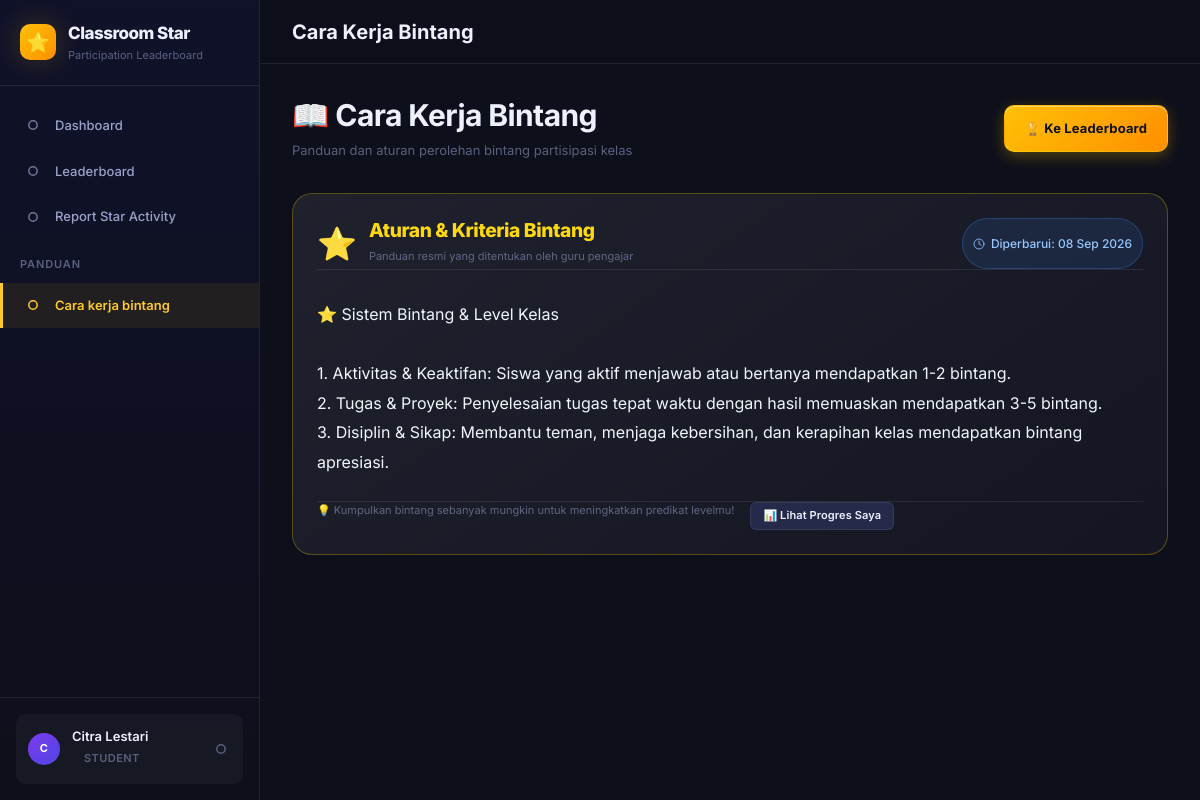
Page /student/rules.php (signed in) on the committed database.
### tables this page shows
CREATE TABLE `settings` (
  `key`        VARCHAR(100) NOT NULL PRIMARY KEY,
  `value`      TEXT NOT NULL,
  `label`      VARCHAR(150) NULL,
  `updated_at` TIMESTAMP NOT NULL DEFAULT CURRENT_TIMESTAMP ON UPDATE CURRENT_TIMESTAMP
);

### app/bootstrap.php (called while the page is built, shortened)
<?php
spl_autoload_register(function (string $class): void {
    $searchDirs = [
        APP_ROOT . '/core/',
        APP_ROOT . '/models/',
        APP_ROOT . '/helpers/',
    ];
    foreach ($searchDirs as $dir) {
        $file = $dir . $class . '.php';
        if (file_exists($file)) {
            return;
        }
    }
});

### app/config/database.php (called while the page is built)
<?php
return [
    'host'     => 'localhost',
    'port'     => 3306,
    'dbname'   => 'classroom_star',
    'username' => 'root',
    'password' => '',
    'charset'  => 'utf8mb4',
    'options'  => [
        PDO::ATTR_ERRMODE            => PDO::ERRMODE_EXCEPTION,
        PDO::ATTR_DEFAULT_FETCH_MODE => PDO::FETCH_ASSOC,
        PDO::ATTR_EMULATE_PREPARES   => false,
    ],
];

### app/core/Database.php (called while the page is built, shortened)
<?php
class Database
{
    private static ?PDO $instance = null;
    public static function getInstance(): PDO
    {
        if (self::$instance === null) {
            $config = require dirname(__DIR__) . '/config/database.php';
            $dsn = sprintf(
                'mysql:host=%s;port=%d;dbname=%s;charset=%s',
                $config['host'],
                $config['port'],
                $config['dbname'],
                $config['charset']
            );
            try {
                self::$instance = new PDO($dsn, $config['username'], $config['password'], $config['options']);
            } catch (PDOException $e) {
                $appConfig = require dirname(__DIR__) . '/config/app.php';
                if ($appConfig['env'] === 'development') {
                    die(json_encode(['success' => false, 'message' => 'Database connection failed: ' . $e->getMessage()]));
                } else {
                    die(json_encode(['success' => false, 'message' => 'Service unavailable. Please try again later.']));
                }
            }
        }
        return self::$instance;
    }
    public static function queryOne(string $sql, array $params = []): array|false
    {
        $stmt = self::getInstance()->prepare($sql);
        $stmt->execute($params);
        return $stmt->fetch();
    }
}

### public/student/rules.php (the view, shortened to what this page needs)
<?php
require_once dirname(__DIR__, 2) . '/app/bootstrap.php';
$setting = Database::queryOne("SELECT value, updated_at FROM settings WHERE `key` = 'star_rules'");
$rulesText = $setting['value'] ?? '';
$lastUpdated = $setting['updated_at'] ?? null;
include dirname(__DIR__, 2) . '/app/views/layout/header.php';
?>
<div class="page-header page-header-row">
    <div>
        <h1>📖 Cara Kerja Bintang</h1>
        <p>Panduan dan aturan perolehan bintang partisipasi kelas</p>
    </div>
    <div class="flex gap-3">
        <a href="/student/leaderboard.php" class="btn btn-primary">
            🏆 Ke Leaderboard
        </a>
    </div>
</div>
<div class="card" style="background: rgba(18, 22, 34, 0.9); border: 1.5px solid rgba(255, 215, 0, 0.3); border-radius: 20px; padding: var(--space-6);">
    <div class="flex items-center justify-between pb-4 mb-5" style="border-bottom: 1px solid rgba(255, 255, 255, 0.08);">
        <div class="flex items-center gap-3">
            <span style="font-size: 2rem;">⭐</span>
            <div>
                <h2 style="font-size: 1.2rem; font-weight: 800; color: #ffd700; margin: 0;">Aturan & Kriteria Bintang</h2>
                <span class="text-xs text-muted">Panduan resmi yang ditentukan oleh guru pengajar</span>
            </div>
        </div>
        <?php if ($lastUpdated): ?>
        <span style="display: inline-flex; align-items: center; gap: 6px; font-size: 0.75rem; font-weight: 500; text-transform: none; letter-spacing: normal; color: #93c5fd; background: rgba(59, 130, 246, 0.12); border: 1px solid rgba(59, 130, 246, 0.3); padding: 3px 10px; border-radius: 9999px; margin-left: auto; flex-shrink: 0; white-space: nowrap;">
            <svg width="12" height="12" viewBox="0 0 24 24" fill="none" stroke="currentColor" stroke-width="2" stroke-linecap="round" stroke-linejoin="round" style="opacity: 0.85;">
                <circle cx="12" cy="12" r="10"></circle>
                <polyline points="12 6 12 12 16 14"></polyline>
            </svg>
            Diperbarui: <?= date('d M Y', strtotime($lastUpdated)) ?>
        </span>
        <?php endif; ?>
    </div>
    <?php if (empty(trim($rulesText))): ?>
        <div class="empty-state">
            <div class="empty-state-icon">📖</div>
            <div class="empty-state-title">Belum ada panduan</div>
            <div class="empty-state-desc">Guru belum mengunggah penjelasan cara kerja bintang.</div>
        </div>
    <?php else: ?>
        <div class="rules-body" style="line-height: 1.85; font-size: 1rem; color: #f1f5f9; white-space: pre-wrap; word-break: break-word;">
<?= htmlspecialchars($rulesText) ?>
        </div>
    <?php endif; ?>
    <div class="mt-6 pt-4 flex justify-between items-center flex-wrap gap-4" style="border-top: 1px solid rgba(255, 255, 255, 0.08);">
        <span class="text-xs text-muted">💡 Kumpulkan bintang sebanyak mungkin untuk meningkatkan predikat levelmu!</span>
        <a href="/student/dashboard.php" class="btn btn-secondary btn-sm">
            📊 Lihat Progres Saya
        </a>
    </div>
</div>
<?php include dirname(__DIR__, 2) . '/app/views/layout/footer.php'; ?>

### public/assets/css/main.css (style rules this page uses)
:root { --clr-bg-primary: #0d0f1a; --clr-bg-secondary: #131628; --clr-bg-tertiary: #1a1d35; --clr-bg-card: #1e2240; --clr-bg-card-hover: #252a4a; --clr-bg-input: #181b30; --clr-bg-sidebar: #10122a; --clr-gold-100: #fff8e1; --clr-gold-300: #ffd54f; --clr-gold-400: #ffca28; --clr-gold-500: #ffc107; --clr-gold-600: #ffb300; --clr-gold-700: #ff8f00; --clr-purple-400: #9c6dff; --clr-purple-500: #7c4dff; --clr-purple-600: #6200ea; --clr-blue-400: #448aff; --clr-blue-500: #2979ff; --clr-success: #00e676; --clr-warning: #ffea00; --clr-danger: #ff5252; --clr-info: #40c4ff; --clr-text-primary: #eef0ff; --clr-text-secondary: #9ba3c9; --clr-text-muted: #5a6080; --clr-text-inverse: #0d0f1a; --clr-border: rgba(255, 255, 255, 0.08); --clr-border-focus: var(--clr-gold-500); --grad-gold: linear-gradient(135deg, #ffc107 0%, #ff8f00 100%); --grad-purple: linear-gradient(135deg, #9c6dff 0%, #6200ea 100%); --grad-hero: linear-gradient(135deg, #1a1d35 0%, #0d0f1a 50%, #1a0d35 100%); --grad-card: linear-gradient(145deg, rgba(255,255,255,0.06) 0%, rgba(255,255,255,0.01) 100%); --grad-sidebar: linear-gradient(180deg, #10122a 0%, #0d0f1a 100%); --shadow-sm: 0 2px 8px rgba(0, 0, 0, 0.3); --shadow-md: 0 8px 24px rgba(0, 0, 0, 0.4); --shadow-lg: 0 20px 60px rgba(0, 0, 0, 0.5); --shadow-gold: 0 0 30px rgba(255, 193, 7, 0.2); --shadow-purple: 0 0 30px rgba(124, 77, 255, 0.25); --shadow-card: 0 4px 20px rgba(0, 0, 0, 0.35); --space-1: 0.25rem; --space-2: 0.5rem; --space-3: 0.75rem; --space-4: 1rem; --space-5: 1.25rem; --space-6: 1.5rem; --space-7: 1.75rem; --space-8: 2rem; --space-10: 2.5rem; --space-12: 3rem; --space-16: 4rem; --font-base: 'Inter', -apple-system, BlinkMacSystemFont, 'Segoe UI', sans-serif; --fs-xs: 0.6875rem; --fs-sm: 0.8125rem; --fs-base: 0.9375rem; --fs-md: 1.0625rem; --fs-lg: 1.25rem; --fs-xl: 1.5rem; --fs-2xl: 1.875rem; --fs-3xl: 2.25rem; --fs-4xl: 3rem; --radius-sm: 6px; --radius-md: 10px; --radius-lg: 16px; --radius-xl: 24px; --radius-full: 9999px; --transition-fast: all 0.15s ease; --transition-base: all 0.25s ease; --transition-slow: all 0.4s ease; --sidebar-width: 260px; --sidebar-collapsed: 72px; --header-height: 64px; --content-max-width: 1280px; }
*, *::before, *::after { box-sizing: border-box; margin: 0; padding: 0; }
html { font-size: 16px; scroll-behavior: smooth; -webkit-text-size-adjust: 100%; }
body { font-family: var(--font-base); font-size: var(--fs-base); font-weight: 400; line-height: 1.6; color: var(--clr-text-primary); background-color: var(--clr-bg-primary); min-height: 100vh; -webkit-font-smoothing: antialiased; -moz-osx-font-smoothing: grayscale; }
h1, h2, h3, h4, h5, h6 { font-weight: 700; line-height: 1.3; color: var(--clr-text-primary); letter-spacing: -0.02em; }
h1 { font-size: var(--fs-3xl); }
h2 { font-size: var(--fs-2xl); }
p { color: var(--clr-text-secondary); line-height: 1.7; }
a { color: var(--clr-gold-400); text-decoration: none; transition: var(--transition-fast); }

### public/assets/css/layout.css (style rules this page uses)
.page-header { margin-bottom: var(--space-8); }
.page-header h1 { font-size: var(--fs-2xl); margin-bottom: var(--space-1); }
.page-header p { font-size: var(--fs-sm); color: var(--clr-text-muted); }
.page-header-row { display: flex; align-items: flex-end; justify-content: space-between; gap: var(--space-4); flex-wrap: wrap; }
.flex { display: flex; }
.flex-wrap { flex-wrap: wrap; }
.gap-3 { gap: var(--space-3); }
.gap-4 { gap: var(--space-4); }

### rows in the picture
settings: updated_at "08 Sep 2026", value "⭐ Sistem Bintang & Level Kelas 1. Aktivitas & Keaktifan: Siswa yang aktif menjawab atau bertanya mendapatkan 1-2 bintang. 2. Tugas & Proyek: Penyelesaian tugas tepat waktu dengan hasil memuaskan mendapatkan 3-5 bintang. 3. Disiplin & Sikap: Membantu teman, menjaga kebersihan, dan kerapihan kelas mendapatkan bintang apresiasi."

### other values in the picture
$item['label'] "Dashboard"
$item['label'] "Leaderboard"
$item['label'] "Report Star Activity"
$item['section'] "PANDUAN"
$item['label'] "Cara kerja bintang"
$initials "C"
$user['name'] "Citra Lestari"
$roleBadge['label'] "STUDENT"
$pageTitle "Cara Kerja Bintang"
